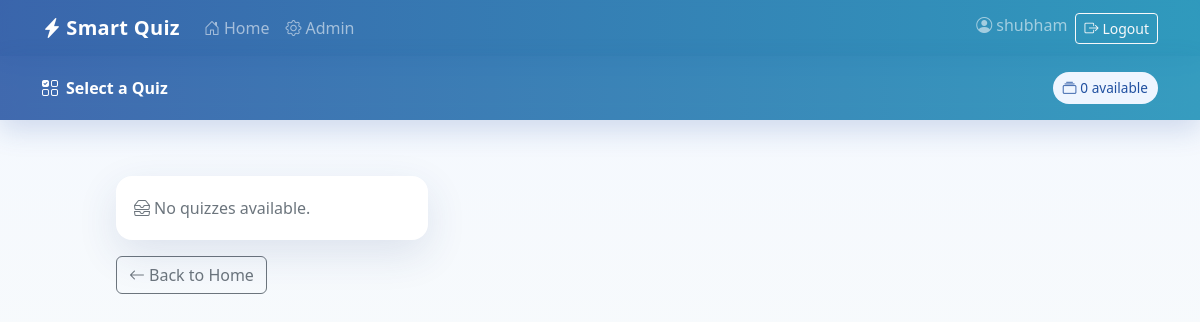
Before: /quiz/quizzes/ (signed in) with the older database file.
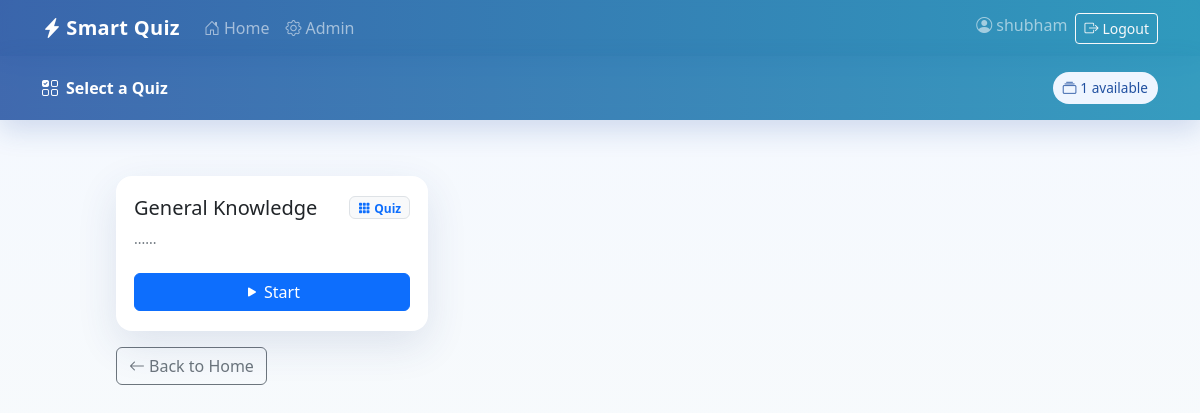
After: the same page with the newer database file.
### quiz/models.py (models this page shows, shortened)
class Quiz(models.Model):
    title = models.CharField(max_length=200, unique=True)
    description = models.TextField(blank=True)
    class Meta:
        verbose_name_plural = "Quizzes"

### quiz/views.py (the view)
# urls.py: path('quizzes/', views.quiz_select, name='quiz_select'),
@login_required
def quiz_select(request):
    quizzes = Quiz.objects.all().order_by("title")
    return render(request, "quiz/quiz_select.html", {"quizzes": quizzes})

### quiz/templates/quiz/quiz_select.html (shortened to what this page needs)
<!DOCTYPE html>
<html>
<head>
  <link href="https://cdn.jsdelivr.net/npm/bootstrap@5.3.3/dist/css/bootstrap.min.css" rel="stylesheet">
  <link href="https://cdn.jsdelivr.net/npm/bootstrap-icons@1.11.3/font/bootstrap-icons.css" rel="stylesheet">
</head>
<body>
  {% include 'partials/navbar.html' %}
  {% include 'partials/messages.html' %}
  <div class="sq-hero py-3">
    <div class="container d-flex justify-content-between align-items-center">
      <div class="fw-semibold">
        <i class="bi bi-ui-checks-grid me-2"></i>Select a Quiz
      </div>
      <span class="sq-chip"><i class="bi bi-collection me-1"></i>{{ quizzes|length }} available</span>
    </div>
  </div>
  <div class="sq-section">
    <div class="row row-cols-1 row-cols-md-2 row-cols-lg-3 g-3">
      {% for q in quizzes %}
      <div class="col">
        <div class="sq-card d-flex flex-column">
          <div class="d-flex align-items-start justify-content-between mb-2">
            <h5 class="m-0">{{ q.title }}</h5>
            <span class="badge text-bg-light text-primary border"><i class="bi bi-grid-3x3-gap-fill me-1"></i>Quiz</span>
          </div>
          <p class="text-secondary small mb-4">{{ q.description|default:"Ready when you are!" }}</p>
          <div class="mt-auto d-grid">
            <a class="btn btn-primary" href="{% url 'quiz_start' q.id %}">
              <i class="bi bi-play-fill me-1"></i>Start
            </a>
          </div>
        </div>
      </div>
      {% empty %}
      <div class="col">
        <div class="sq-card text-secondary">
          <i class="bi bi-inboxes me-1"></i>No quizzes available.
        </div>
      </div>
      {% endfor %}
    </div>
    <div class="mt-3">
      <a class="btn btn-outline-secondary" href="{% url 'home' %}"><i class="bi bi-arrow-left me-1"></i>Back to Home</a>
    </div>
  </div>
</body>
</html>

Changed rows visible on the page:
added Quiz: title "General Knowledge", description "......"
Other visible differences:
{{ quizzes|length }}: "0" → "1"
text no longer shown: "No quizzes available."
